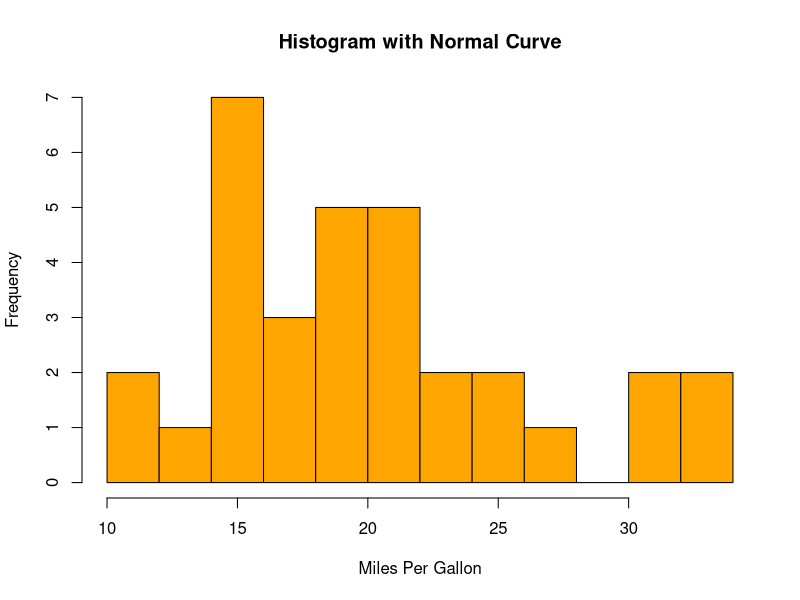
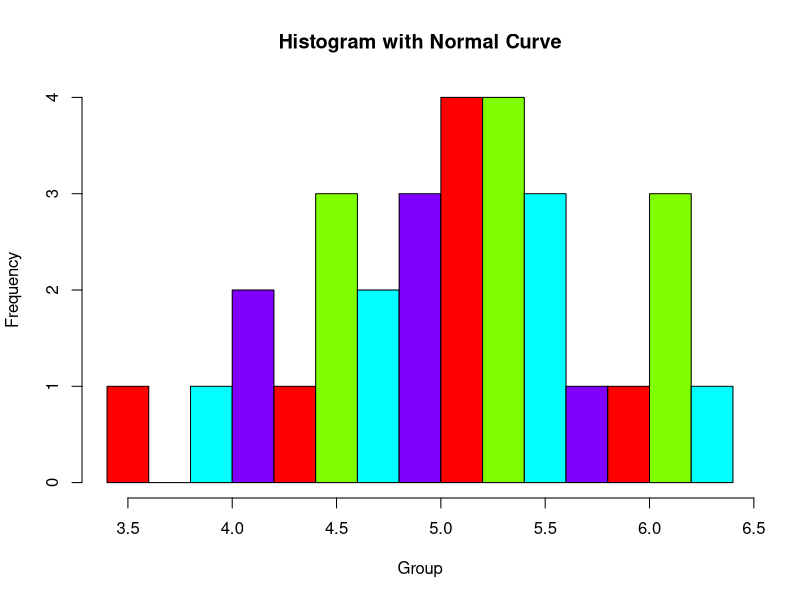
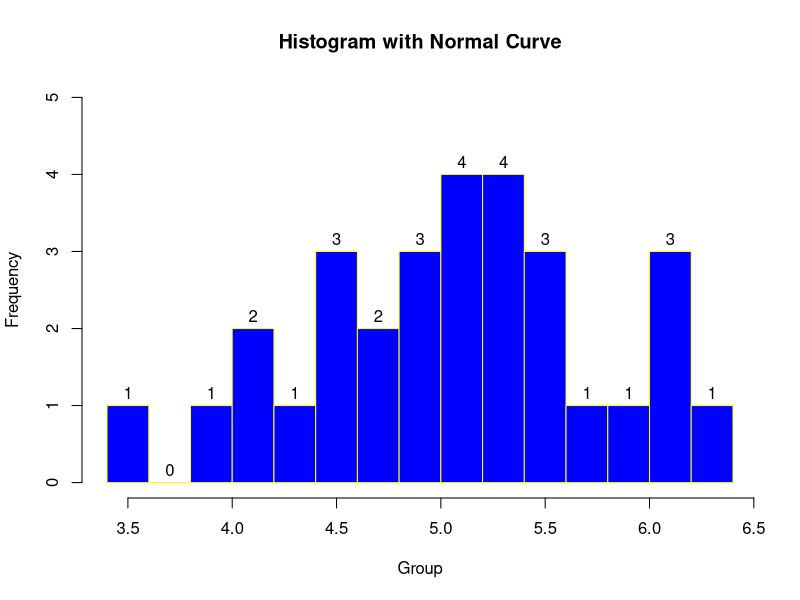
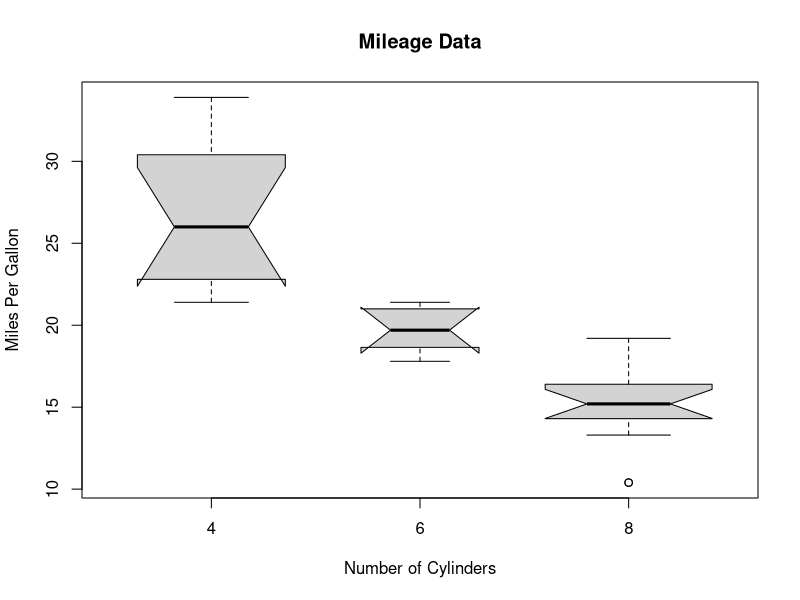

Write R code to recreate these figures, in order.
x <-mtcars$mpg
h<-hist(x, breaks=10, col='orange', xlab="Miles Per Gallon", main="Histogram with Normal Curve")
data("PlantGrowth")
str(PlantGrowth$weight)
y <-PlantGrowth$weight
h<-hist(y, breaks=10, col=rainbow(y), xlab="Group", main="Histogram with Normal Curve")

h<-hist(y,breaks = 10,col='blue',ylim = c(0,5),border='yellow',xlab = 'Group',main="Histogram with Normal Curve")
text(h$mids,h$counts,labels=h$counts,adj=c(0.5,-0.5))

input <-mtcars[,c('mpg','cyl')] 
print(head(input))

boxplot(mpg~cyl, data = mtcars,notch=TRUE,varwidth=TRUE, xlab = "Number of Cylinders", ylab="Miles Per Gallon", main = "Mileage Data")
